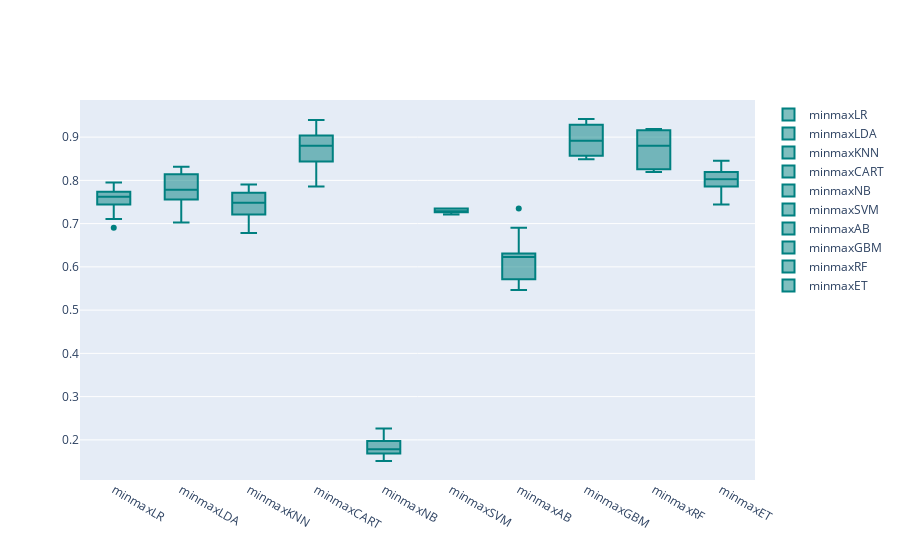

Source (notebook cell):
### Code cell
models = GetScaledModel('minmax')
names,results = BasedLine2(X_train, Y_train,models)
PlotBoxR().PlotResult(names,results)

scaledScoreMinMax = ScoreDataFrame(names,results)
compareModels = pd.concat([basedLineScore,
                           scaledScoreStandard,
                          scaledScoreMinMax], axis=1)
compareModels

### Figure 1 — Plotly figure (JSON) as saved in the notebook; plotly's stock layout.template omitted (floating-point values rounded to 4 significant figures)
{"data": [{"marker": {"color": "rgb(0, 128, 128)"}, "name": "minmaxLR", "type": "box", "y": [0.7442, 0.7442, 0.6905, 0.7619, 0.7738, 0.7619, 0.7711, 0.7952, 0.7831, 0.7108]}, {"marker": {"color": "rgb(0, 128, 128)"}, "name": "minmaxLDA", "type": "box", "y": [0.814, 0.7558, 0.7024, 0.8095, 0.7857, 0.8214, 0.7711, 0.8313, 0.747, 0.7711]}, {"marker": {"color": "rgb(0, 128, 128)"}, "name": "minmaxKNN", "type": "box", "y": [0.7907, 0.7209, 0.6905, 0.75, 0.75, 0.6786, 0.7711, 0.747, 0.7711, 0.7349]}, {"marker": {"color": "rgb(0, 128, 128)"}, "name": "minmaxCART", "type": "box", "y": [0.9302, 0.8721, 0.7857, 0.8929, 0.8333, 0.881, 0.8795, 0.9398, 0.8434, 0.9036]}, {"marker": {"color": "rgb(0, 128, 128)"}, "name": "minmaxNB", "type": "box", "y": [0.1512, 0.1977, 0.1786, 0.2262, 0.1786, 0.1667, 0.2169, 0.1687, 0.1807, 0.1687]}, {"marker": {"color": "rgb(0, 128, 128)"}, "name": "minmaxSVM", "type": "box", "y": [0.7209, 0.7209, 0.7262, 0.7262, 0.7262, 0.7262, 0.7349, 0.7349, 0.7349, 0.7349]}, {"marker": {"color": "rgb(0, 128, 128)"}, "name": "minmaxAB", "type": "box", "y": [0.5465, 0.5698, 0.5714, 0.6905, 0.619, 0.631, 0.5904, 0.6265, 0.6265, 0.7349]}, {"marker": {"color": "rgb(0, 128, 128)"}, "name": "minmaxGBM", "type": "box", "y": [0.9419, 0.8488, 0.8571, 0.9286, 0.8571, 0.9048, 0.8795, 0.9398, 0.8795, 0.9036]}, {"marker": {"color": "rgb(0, 128, 128)"}, "name": "minmaxRF", "type": "box", "y": [0.9186, 0.8256, 0.8452, 0.9167, 0.8214, 0.881, 0.9036, 0.8795, 0.8193, 0.9157]}, {"marker": {"color": "rgb(0, 128, 128)"}, "name": "minmaxET", "type": "box", "y": [0.8372, 0.7442, 0.8095, 0.8452, 0.7857, 0.7857, 0.8193, 0.8193, 0.7952, 0.7831]}], "layout": {}}
